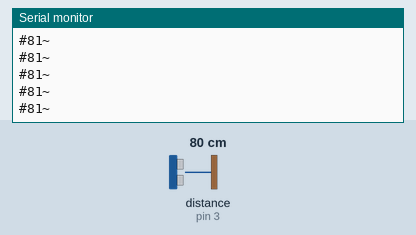
A sketch run on a simulated Arduino Uno, built with avr-gcc and run on an emulated ATmega328P. Shown: the last lines printed to the serial monitor. The inputs (shaded band) are chosen by the test bench; at power-on: distance to the obstacle (sensor on pin 3) 80 cm. The echo pulse lasts 58.3 µs per cm.

Above: at 1.2 s.
1.3 s: distance to the obstacle (sensor on pin 3) set to 2 cm
At 1.5 s:
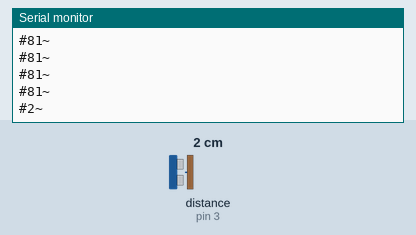
2.8 s: distance to the obstacle (sensor on pin 3) set to 4 cm
At 2.85 s:
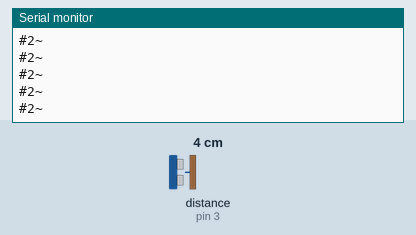
Timing chart, 0 to 5.8 s (numbered marks = the images above; inputs shaded):
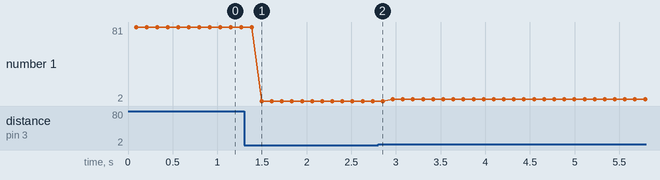

Measured:
- after the input at 1.3 s, the serial monitor: prints a new line after 0.20 s (image 1)
- plotted number 1: 81 → 2 after the input at 1.3 s, 2 → 4 after the input at 2.8 s

The sketch:

Distance_to_bluetooth.ino
```cpp
#include <NewPing.h>

#define echoPin 3 // Echo Pin
#define trigPin 4 // Trigger Pin
#define transDelay 25

/*
 * SOUND SPEED (cm per microsecond)
 */
const float SOUND_SPEED = 343.2 * 100 / 1000000;


int maximumRange = 3000; // Maximum range needed
int minimumRange = 0; // Minimum range needed
long duration, distance = -1; // Duration used to calculate distance
NewPing sonar(trigPin, echoPin, 300);

void setup() {
 Serial.begin (9600);
 pinMode(trigPin, OUTPUT);
 pinMode(echoPin, INPUT);
}

void loop() {
/* The following trigPin/echoPin cycle is used to determine the
 distance of the nearest object by bouncing soundwaves off of it. */

 //Calculate the distance (in cm) based on the speed of sound.
 int duration = sonar.ping_median(4);
 distance = sonar.convert_cm(duration);

 Serial.print('#');
 if (distance >= maximumRange || distance <= minimumRange){
   /* Send a negative number to computer and Turn LED ON
   to indicate "out of range" */
   Serial.print("-1");
 }
 else {
   Serial.print(distance);
 }
 Serial.print('~');
 Serial.println();

 //Delay 50ms before next reading.
 delay(transDelay);
}
```
